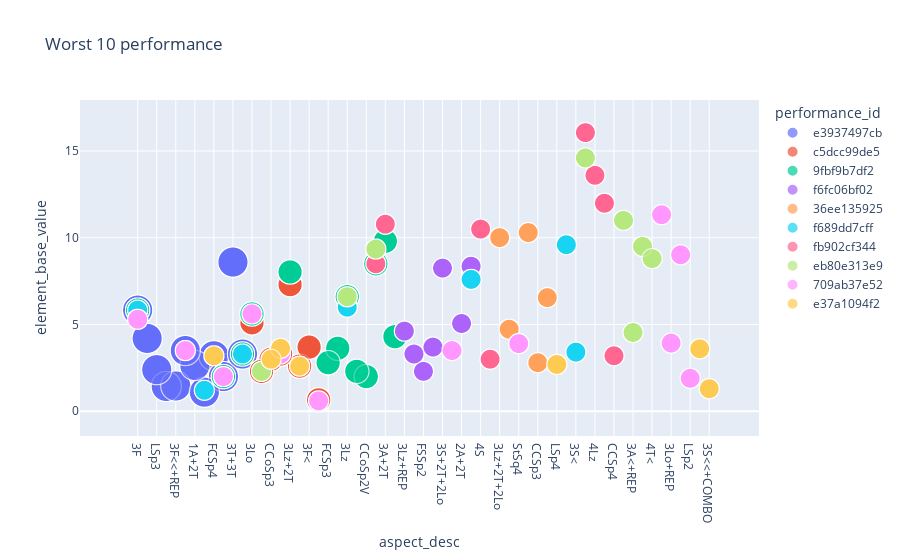

The notebook cell saved with this chart:
### Markdown cell above
### 3.3. Bubble chart of worst 10 performances and all

### Code cell
bubble_df4 = px.scatter(
    df4, y="element_base_value", x="aspect_desc",
    color="performance_id", size="total_deductions", 
    title='Worst 10 performance',
    hover_name="aspect_desc", log_x=False, size_max=30
    )
bubble_df4.show()
#NB Sort df by total_deductions in descending order

### Figure 1 — Plotly figure (JSON) as saved in the notebook; plotly's stock layout.template omitted (floating-point values rounded to 4 significant figures)
{"data": [{"hovertemplate": "<b>%{hovertext}</b><br><br>performance_id=e3937497cb<br>aspect_desc=%{x}<br>element_base_value=%{y}<br>total_deductions=%{marker.size}<extra></extra>", "hovertext": ["3F", "3Lz<", "LSp3", "2S", "3F<<+REP", "CCoSp4", "3Lz<", "1A+2T", "1A", "3F", "3Lz<", "CCoSp4", "3F<<+REP", "1A+2T", "CCoSp4", "3F", "3F<<+REP", "2S", "LSp3", "FCSp4", "2S", "LSp3", "ChSq1", "3T+3T", "StSq3", "3F", "1A", "1A+2T", "1A", "FCSp4", "FCSp4", "2S", "2S", "3F<<+REP", "CCoSp4", "3Lz<", "1A+2T", "1A", "3F", "1A", "1A+2T", "3Lz<", "CCoSp4", "3F<<+REP", "LSp3", "ChSq1", "ChSq1", "3T+3T", "StSq3", "3F", "1A", "FCSp4", "ChSq1", "3T+3T", "StSq3", "1A+2T", "StSq3", "3T+3T", "3Lz<", "CCoSp4", "3F<<+REP", "LSp3", "3F<<+REP", "CCoSp4", "3Lz<", "2S", "1A", "3F", "3F", "1A", "1A+2T", "ChSq1", "3T+3T", "StSq3", "3Lz<", "CCoSp4", "3F<<+REP", "2S", "LSp3", "FCSp4", "ChSq1", "3T+3T", "StSq3", "2S", "1A+2T", "FCSp4", "FCSp4", "LSp3", "FCSp4", "ChSq1", "3T+3T", "StSq3", "FCSp4", "StSq3", "3T+3T", "ChSq1", "ChSq1", "LSp3", "2S", "3F<<+REP", "3T+3T", "LSp3", "StSq3", "3F", "1A", "1A+2T", "3Lz<", "CCoSp4"], "legendgroup": "e3937497cb", "marker": {"color": "#636efa", "size": [9, 9, 9, 9, 9, 9, 9, 9, 9, 9, 9, 9, 9, 9, 9, 9, 9, 9, 9, 9, 9, 9, 9, 9, 9, 9, 9, 9, 9, 9, 9, 9, 9, 9, 9, 9, 9, 9, 9, 9, 9, 9, 9, 9, 9, 9, 9, 9, 9, 9, 9, 9, 9, 9, 9, 9, 9, 9, 9, 9, 9, 9, 9, 9, 9, 9, 9, 9, 9, 9, 9, 9, 9, 9, 9, 9, 9, 9, 9, 9, 9, 9, 9, 9, 9, 9, 9, 9, 9, 9, 9, 9, 9, 9, 9, 9, 9, 9, 9, 9, 9, 9, 9, 9, 9, 9, 9, 9], "sizemode": "area", "sizeref": 0.01, "symbol": "circle"}, "mode": "markers", "name": "e3937497cb", "showlegend": true, "type": "scattergl", "x": ["3F", "3Lz<", "LSp3", "2S", "3F<<+REP", "CCoSp4", "3Lz<", "1A+2T", "1A", "3F", "3Lz<", "CCoSp4", "3F<<+REP", "1A+2T", "CCoSp4", "3F", "3F<<+REP", "2S", "LSp3", "FCSp4", "2S", "LSp3", "ChSq1", "3T+3T", "StSq3", "3F", "1A", "1A+2T", "1A", "FCSp4", "FCSp4", "2S", "2S", "3F<<+REP", "CCoSp4", "3Lz<", "1A+2T", "1A", "3F", "1A", "1A+2T", "3Lz<", "CCoSp4", "3F<<+REP", "LSp3", "ChSq1", "ChSq1", "3T+3T", "StSq3", "3F", "1A", "FCSp4", "ChSq1", "3T+3T", "StSq3", "1A+2T", "StSq3", "3T+3T", "3Lz<", "CCoSp4", "3F<<+REP", "LSp3", "3F<<+REP", "CCoSp4", "3Lz<", "2S", "1A", "3F", "3F", "1A", "1A+2T", "ChSq1", "3T+3T", "StSq3", "3Lz<", "CCoSp4", "3F<<+REP", "2S", "LSp3", "FCSp4", "ChSq1", "3T+3T", "StSq3", "2S", "1A+2T", "FCSp4", "FCSp4", "LSp3", "FCSp4", "ChSq1", "3T+3T", "StSq3", "FCSp4", "StSq3", "3T+3T", "ChSq1", "ChSq1", "LSp3", "2S", "3F<<+REP", "3T+3T", "LSp3", "StSq3", "3F", "1A", "1A+2T", "3Lz<", "CCoSp4"], "xaxis": "x", "y": [5.83, 4.2, 2.4, 1.43, 1.46, 3.5, 4.2, 2.64, 1.1, 5.83, 4.2, 3.5, 1.46, 2.64, 3.5, 5.83, 1.46, 1.43, 2.4, 3.2, 1.43, 2.4, 2, 8.6, 3.3, 5.83, 1.1, 2.64, 1.1, 3.2, 3.2, 1.43, 1.43, 1.46, 3.5, 4.2, 2.64, 1.1, 5.83, 1.1, 2.64, 4.2, 3.5, 1.46, 2.4, 2, 2, 8.6, 3.3, 5.83, 1.1, 3.2, 2, 8.6, 3.3, 2.64, 3.3, 8.6, 4.2, 3.5, 1.46, 2.4, 1.46, 3.5, 4.2, 1.43, 1.1, 5.83, 5.83, 1.1, 2.64, 2, 8.6, 3.3, 4.2, 3.5, 1.46, 1.43, 2.4, 3.2, 2, 8.6, 3.3, 1.43, 2.64, 3.2, 3.2, 2.4, 3.2, 2, 8.6, 3.3, 3.2, 3.3, 8.6, 2, 2, 2.4, 1.43, 1.46, 8.6, 2.4, 3.3, 5.83, 1.1, 2.64, 4.2, 3.5], "yaxis": "y"}, {"hovertemplate": "<b>%{hovertext}</b><br><br>performance_id=c5dcc99de5<br>aspect_desc=%{x}<br>element_base_value=%{y}<br>total_deductions=%{marker.size}<extra></extra>", "hovertext": ["3Lo", "FCSp2", "CCoSp3", "CCoSp3", "2A", "3Lz+2T", "StSq2", "2A", "3F<", "1Lz", "3F<", "2A", "3Lo", "1Lz", "3Lz+2T", "StSq2", "2A", "FCSp2", "3Lo", "2A", "3F<", "1Lz", "3Lz+2T", "StSq2", "2A", "CCoSp3", "FCSp2", "3Lo", "2A", "StSq2", "CCoSp3", "FCSp2", "3Lo", "3F<", "1Lz", "3Lz+2T", "2A", "2A", "3F<", "1Lz", "3Lz+2T", "StSq2", "2A", "CCoSp3", "FCSp2", "3Lo", "2A", "3F<", "1Lz", "3Lz+2T", "StSq2", "2A", "CCoSp3", "FCSp2", "FCSp2", "CCoSp3", "3Lo", "3Lz+2T", "StSq2", "2A", "1Lz", "3F<", "2A", "StSq2", "3Lz+2T", "1Lz", "3F<", "2A", "3Lo", "FCSp2", "CCoSp3", "2A", "CCoSp3", "FCSp2", "3Lo", "StSq2", "3Lz+2T", "1Lz", "3F<", "2A", "2A"], "legendgroup": "c5dcc99de5", "marker": {"color": "#EF553B", "size": [6, 6, 6, 6, 6, 6, 6, 6, 6, 6, 6, 6, 6, 6, 6, 6, 6, 6, 6, 6, 6, 6, 6, 6, 6, 6, 6, 6, 6, 6, 6, 6, 6, 6, 6, 6, 6, 6, 6, 6, 6, 6, 6, 6, 6, 6, 6, 6, 6, 6, 6, 6, 6, 6, 6, 6, 6, 6, 6, 6, 6, 6, 6, 6, 6, 6, 6, 6, 6, 6, 6, 6, 6, 6, 6, 6, 6, 6, 6, 6, 6], "sizemode": "area", "sizeref": 0.01, "symbol": "circle"}, "mode": "markers", "name": "c5dcc99de5", "showlegend": true, "type": "scattergl", "x": ["3Lo", "FCSp2", "CCoSp3", "CCoSp3", "2A", "3Lz+2T", "StSq2", "2A", "3F<", "1Lz", "3F<", "2A", "3Lo", "1Lz", "3Lz+2T", "StSq2", "2A", "FCSp2", "3Lo", "2A", "3F<", "1Lz", "3Lz+2T", "StSq2", "2A", "CCoSp3", "FCSp2", "3Lo", "2A", "StSq2", "CCoSp3", "FCSp2", "3Lo", "3F<", "1Lz", "3Lz+2T", "2A", "2A", "3F<", "1Lz", "3Lz+2T", "StSq2", "2A", "CCoSp3", "FCSp2", "3Lo", "2A", "3F<", "1Lz", "3Lz+2T", "StSq2", "2A", "CCoSp3", "FCSp2", "FCSp2", "CCoSp3", "3Lo", "3Lz+2T", "StSq2", "2A", "1Lz", "3F<", "2A", "StSq2", "3Lz+2T", "1Lz", "3F<", "2A", "3Lo", "FCSp2", "CCoSp3", "2A", "CCoSp3", "FCSp2", "3Lo", "StSq2", "3Lz+2T", "1Lz", "3F<", "2A", "2A"], "xaxis": "x", "y": [5.1, 2.3, 3, 3, 3.3, 7.3, 2.6, 3.3, 3.7, 0.66, 3.7, 3.3, 5.1, 0.66, 7.3, 2.6, 3.3, 2.3, 5.1, 3.3, 3.7, 0.66, 7.3, 2.6, 3.3, 3, 2.3, 5.1, 3.3, 2.6, 3, 2.3, 5.1, 3.7, 0.66, 7.3, 3.3, 3.3, 3.7, 0.66, 7.3, 2.6, 3.3, 3, 2.3, 5.1, 3.3, 3.7, 0.66, 7.3, 2.6, 3.3, 3, 2.3, 2.3, 3, 5.1, 7.3, 2.6, 3.3, 0.66, 3.7, 3.3, 2.6, 7.3, 0.66, 3.7, 3.3, 5.1, 2.3, 3, 3.3, 3, 2.3, 5.1, 2.6, 7.3, 0.66, 3.7, 3.3, 3.3], "yaxis": "y"}, {"hovertemplate": "<b>%{hovertext}</b><br><br>performance_id=9fbf9b7df2<br>aspect_desc=%{x}<br>element_base_value=%{y}<br>total_deductions=%{marker.size}<extra></extra>", "hovertext": ["StSq3", "FCSp3", "3Lo", "2A+2T*", "3F", "3Lz", "CSSp2", "CCoSp2V", "3A", "ChSq1", "3A+2T", "3Lz+2T", "4T<<", "StSq3", "FCSp3", "3Lo", "2A+2T*", "3F", "3Lz", "CSSp2", "CCoSp2V", "4T<<", "3Lz+2T", "CCoSp2V", "3Lz+2T", "3A+2T", "ChSq1", "3A", "3A", "ChSq1", "3A+2T", "CCoSp2V", "4T<<", "StSq3", "FCSp3", "3Lo", "2A+2T*", "3F", "3Lz", "CSSp2", "4T<<", "StSq3", "FCSp3", "3Lo", "3A", "ChSq1", "3A+2T", "3Lz+2T", "CCoSp2V", "4T<<", "StSq3", "FCSp3", "3Lo", "2A+2T*", "3F", "3Lz", "CSSp2", "CSSp2", "3Lz", "3F", "2A+2T*", "3Lz", "2A+2T*", "3Lo", "FCSp3", "StSq3", "4T<<", "CCoSp2V", "3Lz+2T", "3A+2T", "3A", "ChSq1", "3A+2T", "3Lz+2T", "ChSq1", "3A", "3F", "CSSp2", "ChSq1", "CCoSp2V", "2A+2T*", "3F", "3Lz", "CSSp2", "3Lz+2T", "3Lz+2T", "3A+2T", "ChSq1", "CSSp2", "3Lz", "3F", "3A", "ChSq1", "3Lo", "FCSp3", "StSq3", "4T<<", "3A+2T", "3A", "CCoSp2V", "3A", "FCSp3", "StSq3", "4T<<", "CCoSp2V", "CSSp2", "3Lz+2T", "4T<<", "2A+2T*", "3A+2T", "3Lo", "3Lz", "3Lo", "2A+2T*", "3F", "FCSp3", "StSq3"], "legendgroup": "9fbf9b7df2", "marker": {"color": "#00cc96", "size": [6, 6, 6, 6, 6, 6, 6, 6, 6, 6, 6, 6, 6, 6, 6, 6, 6, 6, 6, 6, 6, 6, 6, 6, 6, 6, 6, 6, 6, 6, 6, 6, 6, 6, 6, 6, 6, 6, 6, 6, 6, 6, 6, 6, 6, 6, 6, 6, 6, 6, 6, 6, 6, 6, 6, 6, 6, 6, 6, 6, 6, 6, 6, 6, 6, 6, 6, 6, 6, 6, 6, 6, 6, 6, 6, 6, 6, 6, 6, 6, 6, 6, 6, 6, 6, 6, 6, 6, 6, 6, 6, 6, 6, 6, 6, 6, 6, 6, 6, 6, 6, 6, 6, 6, 6, 6, 6, 6, 6, 6, 6, 6, 6, 6, 6, 6, 6], "sizemode": "area", "sizeref": 0.01, "symbol": "circle"}, "mode": "markers", "name": "9fbf9b7df2", "showlegend": true, "type": "scattergl", "x": ["StSq3", "FCSp3", "3Lo", "2A+2T*", "3F", "3Lz", "CSSp2", "CCoSp2V", "3A", "ChSq1", "3A+2T", "3Lz+2T", "4T<<", "StSq3", "FCSp3", "3Lo", "2A+2T*", "3F", "3Lz", "CSSp2", "CCoSp2V", "4T<<", "3Lz+2T", "CCoSp2V", "3Lz+2T", "3A+2T", "ChSq1", "3A", "3A", "ChSq1", "3A+2T", "CCoSp2V", "4T<<", "StSq3", "FCSp3", "3Lo", "2A+2T*", "3F", "3Lz", "CSSp2", "4T<<", "StSq3", "FCSp3", "3Lo", "3A", "ChSq1", "3A+2T", "3Lz+2T", "CCoSp2V", "4T<<", "StSq3", "FCSp3", "3Lo", "2A+2T*", "3F", "3Lz", "CSSp2", "CSSp2", "3Lz", "3F", "2A+2T*", "3Lz", "2A+2T*", "3Lo", "FCSp3", "StSq3", "4T<<", "CCoSp2V", "3Lz+2T", "3A+2T", "3A", "ChSq1", "3A+2T", "3Lz+2T", "ChSq1", "3A", "3F", "CSSp2", "ChSq1", "CCoSp2V", "2A+2T*", "3F", "3Lz", "CSSp2", "3Lz+2T", "3Lz+2T", "3A+2T", "ChSq1", "CSSp2", "3Lz", "3F", "3A", "ChSq1", "3Lo", "FCSp3", "StSq3", "4T<<", "3A+2T", "3A", "CCoSp2V", "3A", "FCSp3", "StSq3", "4T<<", "CCoSp2V", "CSSp2", "3Lz+2T", "4T<<", "2A+2T*", "3A+2T", "3Lo", "3Lz", "3Lo", "2A+2T*", "3F", "FCSp3", "StSq3"], "xaxis": "x", "y": [3.3, 2.8, 5.61, 3.63, 5.83, 6.6, 2.3, 2, 8.5, 2, 9.8, 8.03, 4.3, 3.3, 2.8, 5.61, 3.63, 5.83, 6.6, 2.3, 2, 4.3, 8.03, 2, 8.03, 9.8, 2, 8.5, 8.5, 2, 9.8, 2, 4.3, 3.3, 2.8, 5.61, 3.63, 5.83, 6.6, 2.3, 4.3, 3.3, 2.8, 5.61, 8.5, 2, 9.8, 8.03, 2, 4.3, 3.3, 2.8, 5.61, 3.63, 5.83, 6.6, 2.3, 2.3, 6.6, 5.83, 3.63, 6.6, 3.63, 5.61, 2.8, 3.3, 4.3, 2, 8.03, 9.8, 8.5, 2, 9.8, 8.03, 2, 8.5, 5.83, 2.3, 2, 2, 3.63, 5.83, 6.6, 2.3, 8.03, 8.03, 9.8, 2, 2.3, 6.6, 5.83, 8.5, 2, 5.61, 2.8, 3.3, 4.3, 9.8, 8.5, 2, 8.5, 2.8, 3.3, 4.3, 2, 2.3, 8.03, 4.3, 3.63, 9.8, 5.61, 6.6, 5.61, 3.63, 5.83, 2.8, 3.3], "yaxis": "y"}, {"hovertemplate": "<b>%{hovertext}</b><br><br>performance_id=f6fc06bf02<br>aspect_desc=%{x}<br>element_base_value=%{y}<br>total_deductions=%{marker.size}<extra></extra>", "hovertext": ["StSq2", "3Lo", "3Lz+REP", "StSq2", "3A<<", "3Lo", "FSSp2", "3Fe", "3Lz", "3A<<", "3S+2T+2Lo", "3S+2T+2Lo", "CCoSp4", "FCCoSp4", "2A+2T", "ChSq1", "2A+3T", "CCoSp4", "FCCoSp4", "2A+2T", "ChSq1", "2A+3T", "3Lz+REP", "3Lz", "3Fe", "3Fe", "FSSp2", "3Lo", "3Lz", "3Fe", "3Lz+REP", "FSSp2", "3Lo", "3A<<", "StSq2", "3S+2T+2Lo", "CCoSp4", "FCCoSp4", "2A+2T", "ChSq1", "2A+3T", "3Lz+REP", "3Lz", "3A<<", "3S+2T+2Lo", "CCoSp4", "FCCoSp4", "2A+2T", "ChSq1", "2A+3T", "StSq2", "FSSp2", "3A<<", "3Lo", "FSSp2", "StSq2", "3Lz+REP", "2A+3T", "ChSq1", "2A+2T", "FCCoSp4", "CCoSp4", "3S+2T+2Lo", "StSq2", "3A<<", "3Lo", "FSSp2", "3Lz", "FSSp2", "3Lo", "3A<<", "StSq2", "3S+2T+2Lo", "CCoSp4", "FCCoSp4", "2A+2T", "ChSq1", "2A+3T", "3Lz+REP", "3Lz", "3Fe", "3Fe", "3S+2T+2Lo", "FSSp2", "3Lo", "3A<<", "StSq2", "3S+2T+2Lo", "CCoSp4", "FCCoSp4", "2A+2T", "ChSq1", "2A+3T", "3Lz+REP", "3Lz", "3Fe", "CCoSp4", "3Fe", "3Lz", "3Lz+REP", "2A+3T", "ChSq1", "2A+2T", "FCCoSp4", "2A+3T", "FSSp2", "3Lo", "3A<<", "StSq2", "3S+2T+2Lo", "CCoSp4", "FCCoSp4", "2A+2T", "ChSq1", "3Lz+REP", "3Lz", "3Fe"], "legendgroup": "f6fc06bf02", "marker": {"color": "#ab63fa", "size": [4, 4, 4, 4, 4, 4, 4, 4, 4, 4, 4, 4, 4, 4, 4, 4, 4, 4, 4, 4, 4, 4, 4, 4, 4, 4, 4, 4, 4, 4, 4, 4, 4, 4, 4, 4, 4, 4, 4, 4, 4, 4, 4, 4, 4, 4, 4, 4, 4, 4, 4, 4, 4, 4, 4, 4, 4, 4, 4, 4, 4, 4, 4, 4, 4, 4, 4, 4, 4, 4, 4, 4, 4, 4, 4, 4, 4, 4, 4, 4, 4, 4, 4, 4, 4, 4, 4, 4, 4, 4, 4, 4, 4, 4, 4, 4, 4, 4, 4, 4, 4, 4, 4, 4, 4, 4, 4, 4, 4, 4, 4, 4, 4, 4, 4, 4, 4], "sizemode": "area", "sizeref": 0.01, "symbol": "circle"}, "mode": "markers", "name": "f6fc06bf02", "showlegend": true, "type": "scattergl", "x": ["StSq2", "3Lo", "3Lz+REP", "StSq2", "3A<<", "3Lo", "FSSp2", "3Fe", "3Lz", "3A<<", "3S+2T+2Lo", "3S+2T+2Lo", "CCoSp4", "FCCoSp4", "2A+2T", "ChSq1", "2A+3T", "CCoSp4", "FCCoSp4", "2A+2T", "ChSq1", "2A+3T", "3Lz+REP", "3Lz", "3Fe", "3Fe", "FSSp2", "3Lo", "3Lz", "3Fe", "3Lz+REP", "FSSp2", "3Lo", "3A<<", "StSq2", "3S+2T+2Lo", "CCoSp4", "FCCoSp4", "2A+2T", "ChSq1", "2A+3T", "3Lz+REP", "3Lz", "3A<<", "3S+2T+2Lo", "CCoSp4", "FCCoSp4", "2A+2T", "ChSq1", "2A+3T", "StSq2", "FSSp2", "3A<<", "3Lo", "FSSp2", "StSq2", "3Lz+REP", "2A+3T", "ChSq1", "2A+2T", "FCCoSp4", "CCoSp4", "3S+2T+2Lo", "StSq2", "3A<<", "3Lo", "FSSp2", "3Lz", "FSSp2", "3Lo", "3A<<", "StSq2", "3S+2T+2Lo", "CCoSp4", "FCCoSp4", "2A+2T", "ChSq1", "2A+3T", "3Lz+REP", "3Lz", "3Fe", "3Fe", "3S+2T+2Lo", "FSSp2", "3Lo", "3A<<", "StSq2", "3S+2T+2Lo", "CCoSp4", "FCCoSp4", "2A+2T", "ChSq1", "2A+3T", "3Lz+REP", "3Lz", "3Fe", "CCoSp4", "3Fe", "3Lz", "3Lz+REP", "2A+3T", "ChSq1", "2A+2T", "FCCoSp4", "2A+3T", "FSSp2", "3Lo", "3A<<", "StSq2", "3S+2T+2Lo", "CCoSp4", "FCCoSp4", "2A+2T", "ChSq1", "3Lz+REP", "3Lz", "3Fe"], "xaxis": "x", "y": [2.6, 5.61, 4.62, 2.6, 3.3, 5.61, 2.3, 3.7, 6, 3.3, 8.25, 8.25, 3.5, 3.5, 5.06, 2, 8.36, 3.5, 3.5, 5.06, 2, 8.36, 4.62, 6, 3.7, 3.7, 2.3, 5.61, 6, 3.7, 4.62, 2.3, 5.61, 3.3, 2.6, 8.25, 3.5, 3.5, 5.06, 2, 8.36, 4.62, 6, 3.3, 8.25, 3.5, 3.5, 5.06, 2, 8.36, 2.6, 2.3, 3.3, 5.61, 2.3, 2.6, 4.62, 8.36, 2, 5.06, 3.5, 3.5, 8.25, 2.6, 3.3, 5.61, 2.3, 6, 2.3, 5.61, 3.3, 2.6, 8.25, 3.5, 3.5, 5.06, 2, 8.36, 4.62, 6, 3.7, 3.7, 8.25, 2.3, 5.61, 3.3, 2.6, 8.25, 3.5, 3.5, 5.06, 2, 8.36, 4.62, 6, 3.7, 3.5, 3.7, 6, 4.62, 8.36, 2, 5.06, 3.5, 8.36, 2.3, 5.61, 3.3, 2.6, 8.25, 3.5, 3.5, 5.06, 2, 4.62, 6, 3.7], "yaxis": "y"}, {"hovertemplate": "<b>%{hovertext}</b><br><br>performance_id=36ee135925<br>aspect_desc=%{x}<br>element_base_value=%{y}<br>total_deductions=%{marker.size}<extra></extra>", "hovertext": ["ChSq1", "CCoSp4", "4S", "FSSp4", "3Lz+2T+2Lo", "3A", "3Lo", "3T", "StSq4", "4T", "3F", "CCSp3", "CCoSp4", "4S", "FSSp4", "3Lz+2T+2Lo", "3A", "3Lo", "3T", "StSq4", "4T", "CCSp3", "ChSq1", "CCoSp4", "3A+REP", "3F", "3A+REP", "ChSq1", "4S", "FSSp4", "3Lz+2T+2Lo", "3A", "3Lo", "3T", "StSq4", "4T", "CCSp3", "CCSp3", "ChSq1", "3F", "3A+REP", "CCoSp4", "4S", "4T", "StSq4", "3T", "3Lo", "CCoSp4", "4S", "FSSp4", "3Lz+2T+2Lo", "3A", "FSSp4", "3Lz+2T+2Lo", "3A", "CCoSp4", "4S", "FSSp4", "3Lz+2T+2Lo", "3A", "3Lo", "3T", "StSq4", "4T", "CCSp3", "ChSq1", "3F", "3A+REP", "3Lo", "3T", "StSq4", "4T", "CCSp3", "ChSq1", "3F", "3A+REP", "3Lz+2T+2Lo", "4S", "3A", "3Lo", "3T", "StSq4", "4T", "CCSp3", "FSSp4", "CCoSp4", "3A+REP", "3F", "3A+REP", "CCoSp4", "4S", "FSSp4", "3Lz+2T+2Lo", "3A", "3Lo", "3T", "StSq4", "4T", "CCSp3", "ChSq1", "3F", "CCSp3", "ChSq1", "4T", "StSq4", "ChSq1", "3F", "3A+REP", "CCoSp4", "4S", "FSSp4", "3Lz+2T+2Lo", "3A", "3Lo", "3T", "3F", "3A+REP"], "legendgroup": "36ee135925", "marker": {"color": "#FFA15A", "size": [4, 4, 4, 4, 4, 4, 4, 4, 4, 4, 4, 4, 4, 4, 4, 4, 4, 4, 4, 4, 4, 4, 4, 4, 4, 4, 4, 4, 4, 4, 4, 4, 4, 4, 4, 4, 4, 4, 4, 4, 4, 4, 4, 4, 4, 4, 4, 4, 4, 4, 4, 4, 4, 4, 4, 4, 4, 4, 4, 4, 4, 4, 4, 4, 4, 4, 4, 4, 4, 4, 4, 4, 4, 4, 4, 4, 4, 4, 4, 4, 4, 4, 4, 4, 4, 4, 4, 4, 4, 4, 4, 4, 4, 4, 4, 4, 4, 4, 4, 4, 4, 4, 4, 4, 4, 4, 4, 4, 4, 4, 4, 4, 4, 4, 4, 4, 4], "sizemode": "area", "sizeref": 0.01, "symbol": "circle"}, "mode": "markers", "name": "36ee135925", "showlegend": true, "type": "scattergl", "x": ["ChSq1", "CCoSp4", "4S", "FSSp4", "3Lz+2T+2Lo", "3A", "3Lo", "3T", "StSq4", "4T", "3F", "CCSp3", "CCoSp4", "4S", "FSSp4", "3Lz+2T+2Lo", "3A", "3Lo", "3T", "StSq4", "4T", "CCSp3", "ChSq1", "CCoSp4", "3A+REP", "3F", "3A+REP", "ChSq1", "4S", "FSSp4", "3Lz+2T+2Lo", "3A", "3Lo", "3T", "StSq4", "4T", "CCSp3", "CCSp3", "ChSq1", "3F", "3A+REP", "CCoSp4", "4S", "4T", "StSq4", "3T", "3Lo", "CCoSp4", "4S", "FSSp4", "3Lz+2T+2Lo", "3A", "FSSp4", "3Lz+2T+2Lo", "3A", "CCoSp4", "4S", "FSSp4", "3Lz+2T+2Lo", "3A", "3Lo", "3T", "StSq4", "4T", "CCSp3", "ChSq1", "3F", "3A+REP", "3Lo", "3T", "StSq4", "4T", "CCSp3", "ChSq1", "3F", "3A+REP", "3Lz+2T+2Lo", "4S", "3A", "3Lo", "3T", "StSq4", "4T", "CCSp3", "FSSp4", "CCoSp4", "3A+REP", "3F", "3A+REP", "CCoSp4", "4S", "FSSp4", "3Lz+2T+2Lo", "3A", "3Lo", "3T", "StSq4", "4T", "CCSp3", "ChSq1", "3F", "CCSp3", "ChSq1", "4T", "StSq4", "ChSq1", "3F", "3A+REP", "CCoSp4", "4S", "FSSp4", "3Lz+2T+2Lo", "3A", "3Lo", "3T", "3F", "3A+REP"], "xaxis": "x", "y": [2, 3.5, 10.5, 3, 10.01, 8.5, 5.61, 4.73, 3.9, 10.3, 5.83, 2.8, 3.5, 10.5, 3, 10.01, 8.5, 5.61, 4.73, 3.9, 10.3, 2.8, 2, 3.5, 6.55, 5.83, 6.55, 2, 10.5, 3, 10.01, 8.5, 5.61, 4.73, 3.9, 10.3, 2.8, 2.8, 2, 5.83, 6.55, 3.5, 10.5, 10.3, 3.9, 4.73, 5.61, 3.5, 10.5, 3, 10.01, 8.5, 3, 10.01, 8.5, 3.5, 10.5, 3, 10.01, 8.5, 5.61, 4.73, 3.9, 10.3, 2.8, 2, 5.83, 6.55, 5.61, 4.73, 3.9, 10.3, 2.8, 2, 5.83, 6.55, 10.01, 10.5, 8.5, 5.61, 4.73, 3.9, 10.3, 2.8, 3, 3.5, 6.55, 5.83, 6.55, 3.5, 10.5, 3, 10.01, 8.5, 5.61, 4.73, 3.9, 10.3, 2.8, 2, 5.83, 2.8, 2, 10.3, 3.9, 2, 5.83, 6.55, 3.5, 10.5, 3, 10.01, 8.5, 5.61, 4.73, 5.83, 6.55], "yaxis": "y"}, {"hovertemplate": "<b>%{hovertext}</b><br><br>performance_id=f689dd7cff<br>aspect_desc=%{x}<br>element_base_value=%{y}<br>total_deductions=%{marker.size}<extra></extra>", "hovertext": ["3Lz", "1A", "3F", "FCCoSp4", "CCoSp4", "LSp4", "ChSq1", "3Lo", "3F+3T", "3S<", "2A+3T", "3F+3T", "3S<", "StSq3", "3Lz", "StSq3", "1A", "3Lz", "2A+3T", "3S<", "3F+3T", "3F+3T", "3Lo", "ChSq1", "LSp4", "CCoSp4", "FCCoSp4", "3F", "1A", "3Lz", "StSq3", "2A+3T", "3S<", "3F+3T", "3S<", "2A+3T", "StSq3", "1A", "3Lz", "3F", "3S<", "2A+3T", "StSq3", "3Lz", "1A", "3F", "FCCoSp4", "CCoSp4", "LSp4", "ChSq1", "3Lo", "3Lo", "ChSq1", "LSp4", "CCoSp4", "FCCoSp4", "StSq3", "1A", "3S<", "StSq3", "3Lz", "1A", "3F", "FCCoSp4", "CCoSp4", "LSp4", "ChSq1", "2A+3T", "3F+3T", "3F", "FCCoSp4", "CCoSp4", "LSp4", "ChSq1", "3Lo", "3F+3T", "3F", "3Lo", "3F+3T", "FCCoSp4", "CCoSp4", "LSp4", "ChSq1", "3Lo", "3S<", "3Lo", "ChSq1", "LSp4", "CCoSp4", "FCCoSp4", "3F", "1A", "3Lz", "StSq3", "2A+3T", "3S<", "3F+3T", "2A+3T", "StSq3", "3Lz", "1A", "3F", "FCCoSp4", "CCoSp4", "LSp4", "ChSq1", "3Lo", "2A+3T"], "legendgroup": "f689dd7cff", "marker": {"color": "#19d3f3", "size": [4, 4, 4, 4, 4, 4, 4, 4, 4, 4, 4, 4, 4, 4, 4, 4, 4, 4, 4, 4, 4, 4, 4, 4, 4, 4, 4, 4, 4, 4, 4, 4, 4, 4, 4, 4, 4, 4, 4, 4, 4, 4, 4, 4, 4, 4, 4, 4, 4, 4, 4, 4, 4, 4, 4, 4, 4, 4, 4, 4, 4, 4, 4, 4, 4, 4, 4, 4, 4, 4, 4, 4, 4, 4, 4, 4, 4, 4, 4, 4, 4, 4, 4, 4, 4, 4, 4, 4, 4, 4, 4, 4, 4, 4, 4, 4, 4, 4, 4, 4, 4, 4, 4, 4, 4, 4, 4, 4], "sizemode": "area", "sizeref": 0.01, "symbol": "circle"}, "mode": "markers", "name": "f689dd7cff", "showlegend": true, "type": "scattergl", "x": ["3Lz", "1A", "3F", "FCCoSp4", "CCoSp4", "LSp4", "ChSq1", "3Lo", "3F+3T", "3S<", "2A+3T", "3F+3T", "3S<", "StSq3", "3Lz", "StSq3", "1A", "3Lz", "2A+3T", "3S<", "3F+3T", "3F+3T", "3Lo", "ChSq1", "LSp4", "CCoSp4", "FCCoSp4", "3F", "1A", "3Lz", "StSq3", "2A+3T", "3S<", "3F+3T", "3S<", "2A+3T", "StSq3", "1A", "3Lz", "3F", "3S<", "2A+3T", "StSq3", "3Lz", "1A", "3F", "FCCoSp4", "CCoSp4", "LSp4", "ChSq1", "3Lo", "3Lo", "ChSq1", "LSp4", "CCoSp4", "FCCoSp4", "StSq3", "1A", "3S<", "StSq3", "3Lz", "1A", "3F", "FCCoSp4", "CCoSp4", "LSp4", "ChSq1", "2A+3T", "3F+3T", "3F", "FCCoSp4", "CCoSp4", "LSp4", "ChSq1", "3Lo", "3F+3T", "3F", "3Lo", "3F+3T", "FCCoSp4", "CCoSp4", "LSp4", "ChSq1", "3Lo", "3S<", "3Lo", "ChSq1", "LSp4", "CCoSp4", "FCCoSp4", "3F", "1A", "3Lz", "StSq3", "2A+3T", "3S<", "3F+3T", "2A+3T", "StSq3", "3Lz", "1A", "3F", "FCCoSp4", "CCoSp4", "LSp4", "ChSq1", "3Lo", "2A+3T"], "xaxis": "x", "y": [6, 1.21, 5.83, 3.5, 3.5, 2.7, 2, 5.61, 9.6, 3.41, 7.6, 9.6, 3.41, 3.3, 6, 3.3, 1.21, 6, 7.6, 3.41, 9.6, 9.6, 5.61, 2, 2.7, 3.5, 3.5, 5.83, 1.21, 6, 3.3, 7.6, 3.41, 9.6, 3.41, 7.6, 3.3, 1.21, 6, 5.83, 3.41, 7.6, 3.3, 6, 1.21, 5.83, 3.5, 3.5, 2.7, 2, 5.61, 5.61, 2, 2.7, 3.5, 3.5, 3.3, 1.21, 3.41, 3.3, 6, 1.21, 5.83, 3.5, 3.5, 2.7, 2, 7.6, 9.6, 5.83, 3.5, 3.5, 2.7, 2, 5.61, 9.6, 5.83, 5.61, 9.6, 3.5, 3.5, 2.7, 2, 5.61, 3.41, 5.61, 2, 2.7, 3.5, 3.5, 5.83, 1.21, 6, 3.3, 7.6, 3.41, 9.6, 7.6, 3.3, 6, 1.21, 5.83, 3.5, 3.5, 2.7, 2, 5.61, 7.6], "yaxis": "y"}, {"hovertemplate": "<b>%{hovertext}</b><br><br>performance_id=fb902cf344<br>aspect_desc=%{x}<br>element_base_value=%{y}<br>total_deductions=%{marker.size}<extra></extra>", "hovertext": ["4T+3T", "4Lz", "3Lo", "StSq4", "ChSq1", "3Lz+1Lo+3S", "FSSp4", "4S", "3A", "3A+2T", "CCSp4", "CCoSp4", "3Lz", "4Lz", "3Lo", "StSq4", "4T+3T", "ChSq1", "3Lz+1Lo+3S", "FSSp4", "4S", "3A", "3A+2T", "CCSp4", "CCoSp4", "3Lz", "4Lz", "3Lo", "StSq4", "4T+3T", "ChSq1", "3Lz+1Lo+3S", "FSSp4", "4S", "3A", "3A+2T", "CCSp4", "CCoSp4", "3Lz", "4Lz", "3Lo", "StSq4", "4T+3T", "ChSq1", "3Lz+1Lo+3S", "FSSp4", "4S", "3A", "3A+2T", "CCSp4", "CCoSp4", "3Lz", "4Lz", "3Lo", "StSq4", "4T+3T", "ChSq1", "3Lz+1Lo+3S", "FSSp4", "4S", "3A", "3A+2T", "CCSp4", "CCoSp4", "3Lz", "3Lz", "CCoSp4", "CCSp4", "4Lz", "3Lo", "StSq4", "4T+3T", "ChSq1", "3Lz+1Lo+3S", "FSSp4", "4S", "3A", "3A+2T", "CCSp4", "CCoSp4", "3Lz", "4Lz", "3A+2T", "3Lo", "4S", "3A", "3A+2T", "CCSp4", "CCoSp4", "3Lz", "4Lz", "3Lo", "StSq4", "4T+3T", "ChSq1", "3Lz+1Lo+3S", "FSSp4", "4S", "3A", "FSSp4", "3Lz+1Lo+3S", "ChSq1", "StSq4", "4T+3T", "ChSq1", "3Lz+1Lo+3S", "FSSp4", "4S", "3A", "3A+2T", "CCSp4", "CCoSp4", "3Lz", "4T+3T", "4Lz", "3Lo", "StSq4"], "legendgroup": "fb902cf344", "marker": {"color": "#FF6692", "size": [4, 4, 4, 4, 4, 4, 4, 4, 4, 4, 4, 4, 4, 4, 4, 4, 4, 4, 4, 4, 4, 4, 4, 4, 4, 4, 4, 4, 4, 4, 4, 4, 4, 4, 4, 4, 4, 4, 4, 4, 4, 4, 4, 4, 4, 4, 4, 4, 4, 4, 4, 4, 4, 4, 4, 4, 4, 4, 4, 4, 4, 4, 4, 4, 4, 4, 4, 4, 4, 4, 4, 4, 4, 4, 4, 4, 4, 4, 4, 4, 4, 4, 4, 4, 4, 4, 4, 4, 4, 4, 4, 4, 4, 4, 4, 4, 4, 4, 4, 4, 4, 4, 4, 4, 4, 4, 4, 4, 4, 4, 4, 4, 4, 4, 4, 4, 4], "sizemode": "area", "sizeref": 0.01, "symbol": "circle"}, "mode": "markers", "name": "fb902cf344", "showlegend": true, "type": "scattergl", "x": ["4T+3T", "4Lz", "3Lo", "StSq4", "ChSq1", "3Lz+1Lo+3S", "FSSp4", "4S", "3A", "3A+2T", "CCSp4", "CCoSp4", "3Lz", "4Lz", "3Lo", "StSq4", "4T+3T", "ChSq1", "3Lz+1Lo+3S", "FSSp4", "4S", "3A", "3A+2T", "CCSp4", "CCoSp4", "3Lz", "4Lz", "3Lo", "StSq4", "4T+3T", "ChSq1", "3Lz+1Lo+3S", "FSSp4", "4S", "3A", "3A+2T", "CCSp4", "CCoSp4", "3Lz", "4Lz", "3Lo", "StSq4", "4T+3T", "ChSq1", "3Lz+1Lo+3S", "FSSp4", "4S", "3A", "3A+2T", "CCSp4", "CCoSp4", "3Lz", "4Lz", "3Lo", "StSq4", "4T+3T", "ChSq1", "3Lz+1Lo+3S", "FSSp4", "4S", "3A", "3A+2T", "CCSp4", "CCoSp4", "3Lz", "3Lz", "CCoSp4", "CCSp4", "4Lz", "3Lo", "StSq4", "4T+3T", "ChSq1", "3Lz+1Lo+3S", "FSSp4", "4S", "3A", "3A+2T", "CCSp4", "CCoSp4", "3Lz", "4Lz", "3A+2T", "3Lo", "4S", "3A", "3A+2T", "CCSp4", "CCoSp4", "3Lz", "4Lz", "3Lo", "StSq4", "4T+3T", "ChSq1", "3Lz+1Lo+3S", "FSSp4", "4S", "3A", "FSSp4", "3Lz+1Lo+3S", "ChSq1", "StSq4", "4T+3T", "ChSq1", "3Lz+1Lo+3S", "FSSp4", "4S", "3A", "3A+2T", "CCSp4", "CCoSp4", "3Lz", "4T+3T", "4Lz", "3Lo", "StSq4"], "xaxis": "x", "y": [16.06, 13.6, 5.61, 3.9, 2, 11.99, 3, 10.5, 8.5, 10.78, 3.2, 3.5, 6.6, 13.6, 5.61, 3.9, 16.06, 2, 11.99, 3, 10.5, 8.5, 10.78, 3.2, 3.5, 6.6, 13.6, 5.61, 3.9, 16.06, 2, 11.99, 3, 10.5, 8.5, 10.78, 3.2, 3.5, 6.6, 13.6, 5.61, 3.9, 16.06, 2, 11.99, 3, 10.5, 8.5, 10.78, 3.2, 3.5, 6.6, 13.6, 5.61, 3.9, 16.06, 2, 11.99, 3, 10.5, 8.5, 10.78, 3.2, 3.5, 6.6, 6.6, 3.5, 3.2, 13.6, 5.61, 3.9, 16.06, 2, 11.99, 3, 10.5, 8.5, 10.78, 3.2, 3.5, 6.6, 13.6, 10.78, 5.61, 10.5, 8.5, 10.78, 3.2, 3.5, 6.6, 13.6, 5.61, 3.9, 16.06, 2, 11.99, 3, 10.5, 8.5, 3, 11.99, 2, 3.9, 16.06, 2, 11.99, 3, 10.5, 8.5, 10.78, 3.2, 3.5, 6.6, 16.06, 13.6, 5.61, 3.9], "yaxis": "y"}, {"hovertemplate": "<b>%{hovertext}</b><br><br>performance_id=eb80e313e9<br>aspect_desc=%{x}<br>element_base_value=%{y}<br>total_deductions=%{marker.size}<extra></extra>", "hovertext": ["3F", "4T+3T", "3A", "3Lo+1Lo+3S", "StSq4", "ChSq1", "FCSp2", "3A<+REP", "3Lz", "4Lz<", "4T<", "CCoSp3", "3F", "4T+3T", "4T<", "CCoSp3", "4Lz<", "3Lz", "FCSp2", "3Lz", "4Lz<", "4T<", "CCoSp3", "3F", "4T+3T", "3A<+REP", "ChSq1", "StSq4", "3A", "3Lo+1Lo+3S", "StSq4", "ChSq1", "FCSp2", "3A<+REP", "3Lz", "4Lz<", "4T<", "CCoSp3", "3F", "4T+3T", "3A", "3Lo+1Lo+3S", "FCSp2", "3A<+REP", "3Lz", "4Lz<", "4T<", "CCoSp3", "3F", "4T+3T", "3A", "3Lo+1Lo+3S", "StSq4", "ChSq1", "FCSp2", "3A<+REP", "ChSq1", "StSq4", "3Lo+1Lo+3S", "4T+3T", "3A", "3Lo+1Lo+3S", "StSq4", "ChSq1", "FCSp2", "3A<+REP", "3Lz", "4Lz<", "4T<", "CCoSp3", "3F", "3A", "4T+3T", "3A", "3Lo+1Lo+3S", "StSq4", "ChSq1", "FCSp2", "3A<+REP", "3Lz", "4Lz<", "4T<", "CCoSp3", "3F", "3A", "3Lo+1Lo+3S", "StSq4", "ChSq1", "FCSp2", "3A<+REP", "3Lz", "4Lz<", "4T<", "CCoSp3", "3F", "4T+3T", "3Lo+1Lo+3S", "3A", "StSq4", "ChSq1", "FCSp2", "3A<+REP", "3Lz", "4Lz<", "4T<", "CCoSp3", "3F", "4T+3T"], "legendgroup": "eb80e313e9", "marker": {"color": "#B6E880", "size": [4, 4, 4, 4, 4, 4, 4, 4, 4, 4, 4, 4, 4, 4, 4, 4, 4, 4, 4, 4, 4, 4, 4, 4, 4, 4, 4, 4, 4, 4, 4, 4, 4, 4, 4, 4, 4, 4, 4, 4, 4, 4, 4, 4, 4, 4, 4, 4, 4, 4, 4, 4, 4, 4, 4, 4, 4, 4, 4, 4, 4, 4, 4, 4, 4, 4, 4, 4, 4, 4, 4, 4, 4, 4, 4, 4, 4, 4, 4, 4, 4, 4, 4, 4, 4, 4, 4, 4, 4, 4, 4, 4, 4, 4, 4, 4, 4, 4, 4, 4, 4, 4, 4, 4, 4, 4, 4, 4], "sizemode": "area", "sizeref": 0.01, "symbol": "circle"}, "mode": "markers", "name": "eb80e313e9", "showlegend": true, "type": "scattergl", "x": ["3F", "4T+3T", "3A", "3Lo+1Lo+3S", "StSq4", "ChSq1", "FCSp2", "3A<+REP", "3Lz", "4Lz<", "4T<", "CCoSp3", "3F", "4T+3T", "4T<", "CCoSp3", "4Lz<", "3Lz", "FCSp2", "3Lz", "4Lz<", "4T<", "CCoSp3", "3F", "4T+3T", "3A<+REP", "ChSq1", "StSq4", "3A", "3Lo+1Lo+3S", "StSq4", "ChSq1", "FCSp2", "3A<+REP", "3Lz", "4Lz<", "4T<", "CCoSp3", "3F", "4T+3T", "3A", "3Lo+1Lo+3S", "FCSp2", "3A<+REP", "3Lz", "4Lz<", "4T<", "CCoSp3", "3F", "4T+3T", "3A", "3Lo+1Lo+3S", "StSq4", "ChSq1", "FCSp2", "3A<+REP", "ChSq1", "StSq4", "3Lo+1Lo+3S", "4T+3T", "3A", "3Lo+1Lo+3S", "StSq4", "ChSq1", "FCSp2", "3A<+REP", "3Lz", "4Lz<", "4T<", "CCoSp3", "3F", "3A", "4T+3T", "3A", "3Lo+1Lo+3S", "StSq4", "ChSq1", "FCSp2", "3A<+REP", "3Lz", "4Lz<", "4T<", "CCoSp3", "3F", "3A", "3Lo+1Lo+3S", "StSq4", "ChSq1", "FCSp2", "3A<+REP", "3Lz", "4Lz<", "4T<", "CCoSp3", "3F", "4T+3T", "3Lo+1Lo+3S", "3A", "StSq4", "ChSq1", "FCSp2", "3A<+REP", "3Lz", "4Lz<", "4T<", "CCoSp3", "3F", "4T+3T"], "xaxis": "x", "y": [5.3, 14.6, 9.35, 11, 3.9, 2, 2.3, 4.54, 6.6, 9.5, 8.8, 3, 5.3, 14.6, 8.8, 3, 9.5, 6.6, 2.3, 6.6, 9.5, 8.8, 3, 5.3, 14.6, 4.54, 2, 3.9, 9.35, 11, 3.9, 2, 2.3, 4.54, 6.6, 9.5, 8.8, 3, 5.3, 14.6, 9.35, 11, 2.3, 4.54, 6.6, 9.5, 8.8, 3, 5.3, 14.6, 9.35, 11, 3.9, 2, 2.3, 4.54, 2, 3.9, 11, 14.6, 9.35, 11, 3.9, 2, 2.3, 4.54, 6.6, 9.5, 8.8, 3, 5.3, 9.35, 14.6, 9.35, 11, 3.9, 2, 2.3, 4.54, 6.6, 9.5, 8.8, 3, 5.3, 9.35, 11, 3.9, 2, 2.3, 4.54, 6.6, 9.5, 8.8, 3, 5.3, 14.6, 11, 9.35, 3.9, 2, 2.3, 4.54, 6.6, 9.5, 8.8, 3, 5.3, 14.6], "yaxis": "y"}, {"hovertemplate": "<b>%{hovertext}</b><br><br>performance_id=709ab37e52<br>aspect_desc=%{x}<br>element_base_value=%{y}<br>total_deductions=%{marker.size}<extra></extra>", "hovertext": ["3Lz+3T", "3Lo+REP", "FCCoSp4", "1Lz", "2A+1Lo+3S", "ChSq1", "CCoSp4", "LSp2", "3F", "StSq4", "2A", "3Lo", "2A", "FCCoSp4", "1Lz", "2A+1Lo+3S", "ChSq1", "CCoSp4", "LSp2", "3F", "StSq4", "2A", "3Lo", "3Lz+3T", "3Lo+REP", "FCCoSp4", "1Lz", "3Lz+3T", "3Lo+REP", "FCCoSp4", "1Lz", "2A+1Lo+3S", "ChSq1", "CCoSp4", "LSp2", "3F", "2A+1Lo+3S", "2A+1Lo+3S", "ChSq1", "CCoSp4", "LSp2", "3F", "StSq4", "2A", "3Lo", "3Lz+3T", "3Lo+REP", "FCCoSp4", "1Lz", "ChSq1", "3Lo", "CCoSp4", "LSp2", "3F", "StSq4", "2A", "3Lo+REP", "3Lz+3T", "3Lz+3T", "3Lo", "2A", "StSq4", "3F", "LSp2", "CCoSp4", "ChSq1", "2A+1Lo+3S", "1Lz", "FCCoSp4", "3Lo+REP", "3Lz+3T", "3Lo+REP", "FCCoSp4", "1Lz", "2A+1Lo+3S", "ChSq1", "CCoSp4", "LSp2", "3F", "StSq4", "2A", "3Lo", "3Lz+3T", "3Lz+3T", "3Lo+REP", "FCCoSp4", "1Lz", "2A+1Lo+3S", "ChSq1", "CCoSp4", "LSp2", "3F", "StSq4", "2A", "3Lo", "3Lo+REP", "FCCoSp4", "1Lz", "2A+1Lo+3S", "ChSq1", "CCoSp4", "LSp2", "3F", "StSq4", "2A", "3Lo", "StSq4", "3Lo"], "legendgroup": "709ab37e52", "marker": {"color": "#FF97FF", "size": [4, 4, 4, 4, 4, 4, 4, 4, 4, 4, 4, 4, 4, 4, 4, 4, 4, 4, 4, 4, 4, 4, 4, 4, 4, 4, 4, 4, 4, 4, 4, 4, 4, 4, 4, 4, 4, 4, 4, 4, 4, 4, 4, 4, 4, 4, 4, 4, 4, 4, 4, 4, 4, 4, 4, 4, 4, 4, 4, 4, 4, 4, 4, 4, 4, 4, 4, 4, 4, 4, 4, 4, 4, 4, 4, 4, 4, 4, 4, 4, 4, 4, 4, 4, 4, 4, 4, 4, 4, 4, 4, 4, 4, 4, 4, 4, 4, 4, 4, 4, 4, 4, 4, 4, 4, 4, 4, 4], "sizemode": "area", "sizeref": 0.01, "symbol": "circle"}, "mode": "markers", "name": "709ab37e52", "showlegend": true, "type": "scattergl", "x": ["3Lz+3T", "3Lo+REP", "FCCoSp4", "1Lz", "2A+1Lo+3S", "ChSq1", "CCoSp4", "LSp2", "3F", "StSq4", "2A", "3Lo", "2A", "FCCoSp4", "1Lz", "2A+1Lo+3S", "ChSq1", "CCoSp4", "LSp2", "3F", "StSq4", "2A", "3Lo", "3Lz+3T", "3Lo+REP", "FCCoSp4", "1Lz", "3Lz+3T", "3Lo+REP", "FCCoSp4", "1Lz", "2A+1Lo+3S", "ChSq1", "CCoSp4", "LSp2", "3F", "2A+1Lo+3S", "2A+1Lo+3S", "ChSq1", "CCoSp4", "LSp2", "3F", "StSq4", "2A", "3Lo", "3Lz+3T", "3Lo+REP", "FCCoSp4", "1Lz", "ChSq1", "3Lo", "CCoSp4", "LSp2", "3F", "StSq4", "2A", "3Lo+REP", "3Lz+3T", "3Lz+3T", "3Lo", "2A", "StSq4", "3F", "LSp2", "CCoSp4", "ChSq1", "2A+1Lo+3S", "1Lz", "FCCoSp4", "3Lo+REP", "3Lz+3T", "3Lo+REP", "FCCoSp4", "1Lz", "2A+1Lo+3S", "ChSq1", "CCoSp4", "LSp2", "3F", "StSq4", "2A", "3Lo", "3Lz+3T", "3Lz+3T", "3Lo+REP", "FCCoSp4", "1Lz", "2A+1Lo+3S", "ChSq1", "CCoSp4", "LSp2", "3F", "StSq4", "2A", "3Lo", "3Lo+REP", "FCCoSp4", "1Lz", "2A+1Lo+3S", "ChSq1", "CCoSp4", "LSp2", "3F", "StSq4", "2A", "3Lo", "StSq4", "3Lo"], "xaxis": "x", "y": [11.33, 3.93, 3.5, 0.6, 9.02, 2, 3.5, 1.9, 5.3, 3.9, 3.3, 5.61, 3.3, 3.5, 0.6, 9.02, 2, 3.5, 1.9, 5.3, 3.9, 3.3, 5.61, 11.33, 3.93, 3.5, 0.6, 11.33, 3.93, 3.5, 0.6, 9.02, 2, 3.5, 1.9, 5.3, 9.02, 9.02, 2, 3.5, 1.9, 5.3, 3.9, 3.3, 5.61, 11.33, 3.93, 3.5, 0.6, 2, 5.61, 3.5, 1.9, 5.3, 3.9, 3.3, 3.93, 11.33, 11.33, 5.61, 3.3, 3.9, 5.3, 1.9, 3.5, 2, 9.02, 0.6, 3.5, 3.93, 11.33, 3.93, 3.5, 0.6, 9.02, 2, 3.5, 1.9, 5.3, 3.9, 3.3, 5.61, 11.33, 11.33, 3.93, 3.5, 0.6, 9.02, 2, 3.5, 1.9, 5.3, 3.9, 3.3, 5.61, 3.93, 3.5, 0.6, 9.02, 2, 3.5, 1.9, 5.3, 3.9, 3.3, 5.61, 3.9, 5.61], "yaxis": "y"}, {"hovertemplate": "<b>%{hovertext}</b><br><br>performance_id=e37a1094f2<br>aspect_desc=%{x}<br>element_base_value=%{y}<br>total_deductions=%{marker.size}<extra></extra>", "hovertext": ["StSq2", "CCoSp3", "3Lo<", "2A", "FCSp4", "3S<<+COMBO", "LSp4", "StSq2", "CCoSp3", "3Lo<", "2A", "FCSp4", "3S<<+COMBO", "LSp4", "StSq2", "CCoSp3", "3Lo<", "2A", "LSp4", "3S<<+COMBO", "FCSp4", "FCSp4", "3S<<+COMBO", "LSp4", "StSq2", "CCoSp3", "3Lo<", "2A", "FCSp4", "StSq2", "CCoSp3", "3Lo<", "2A", "LSp4", "3S<<+COMBO", "FCSp4", "2A", "3S<<+COMBO", "LSp4", "StSq2", "CCoSp3", "3Lo<", "2A", "FCSp4", "3S<<+COMBO", "LSp4", "StSq2", "CCoSp3", "3Lo<", "FCSp4", "2A", "3S<<+COMBO", "LSp4", "StSq2", "CCoSp3", "3Lo<", "2A", "FCSp4", "3S<<+COMBO", "LSp4", "StSq2", "CCoSp3", "3Lo<"], "legendgroup": "e37a1094f2", "marker": {"color": "#FECB52", "size": [4, 4, 4, 4, 4, 4, 4, 4, 4, 4, 4, 4, 4, 4, 4, 4, 4, 4, 4, 4, 4, 4, 4, 4, 4, 4, 4, 4, 4, 4, 4, 4, 4, 4, 4, 4, 4, 4, 4, 4, 4, 4, 4, 4, 4, 4, 4, 4, 4, 4, 4, 4, 4, 4, 4, 4, 4, 4, 4, 4, 4, 4, 4], "sizemode": "area", "sizeref": 0.01, "symbol": "circle"}, "mode": "markers", "name": "e37a1094f2", "showlegend": true, "type": "scattergl", "x": ["StSq2", "CCoSp3", "3Lo<", "2A", "FCSp4", "3S<<+COMBO", "LSp4", "StSq2", "CCoSp3", "3Lo<", "2A", "FCSp4", "3S<<+COMBO", "LSp4", "StSq2", "CCoSp3", "3Lo<", "2A", "LSp4", "3S<<+COMBO", "FCSp4", "FCSp4", "3S<<+COMBO", "LSp4", "StSq2", "CCoSp3", "3Lo<", "2A", "FCSp4", "StSq2", "CCoSp3", "3Lo<", "2A", "LSp4", "3S<<+COMBO", "FCSp4", "2A", "3S<<+COMBO", "LSp4", "StSq2", "CCoSp3", "3Lo<", "2A", "FCSp4", "3S<<+COMBO", "LSp4", "StSq2", "CCoSp3", "3Lo<", "FCSp4", "2A", "3S<<+COMBO", "LSp4", "StSq2", "CCoSp3", "3Lo<", "2A", "FCSp4", "3S<<+COMBO", "LSp4", "StSq2", "CCoSp3", "3Lo<"], "xaxis": "x", "y": [2.6, 3, 3.6, 3.63, 3.2, 1.3, 2.7, 2.6, 3, 3.6, 3.63, 3.2, 1.3, 2.7, 2.6, 3, 3.6, 3.63, 2.7, 1.3, 3.2, 3.2, 1.3, 2.7, 2.6, 3, 3.6, 3.63, 3.2, 2.6, 3, 3.6, 3.63, 2.7, 1.3, 3.2, 3.63, 1.3, 2.7, 2.6, 3, 3.6, 3.63, 3.2, 1.3, 2.7, 2.6, 3, 3.6, 3.2, 3.63, 1.3, 2.7, 2.6, 3, 3.6, 3.63, 3.2, 1.3, 2.7, 2.6, 3, 3.6], "yaxis": "y"}], "layout": {"legend": {"itemsizing": "constant", "title": {"text": "performance_id"}, "tracegroupgap": 0}, "title": {"text": "Worst 10 performance"}, "xaxis": {"anchor": "y", "domain": [0, 1], "title": {"text": "aspect_desc"}}, "yaxis": {"anchor": "x", "domain": [0, 1], "title": {"text": "element_base_value"}}}}
